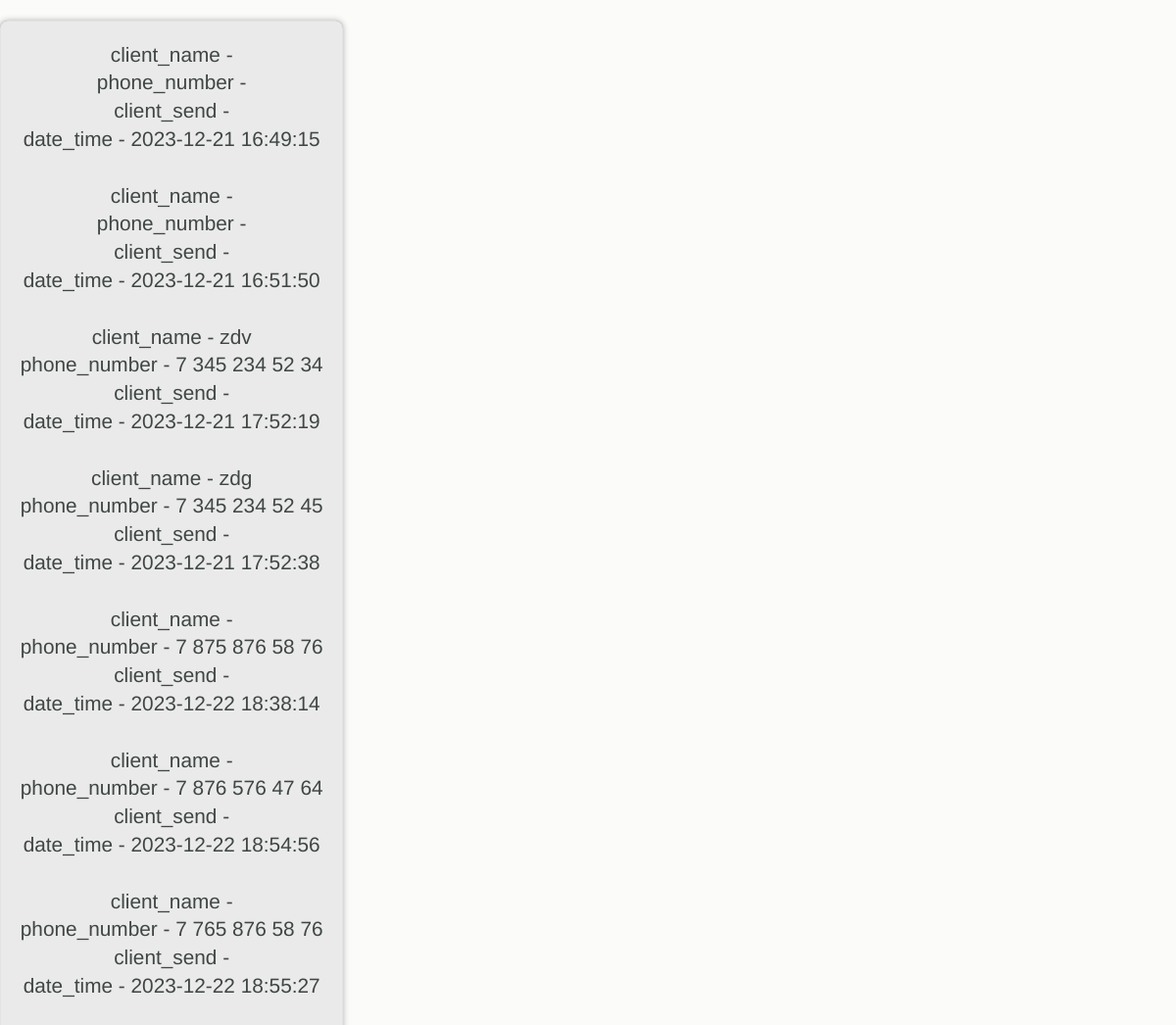
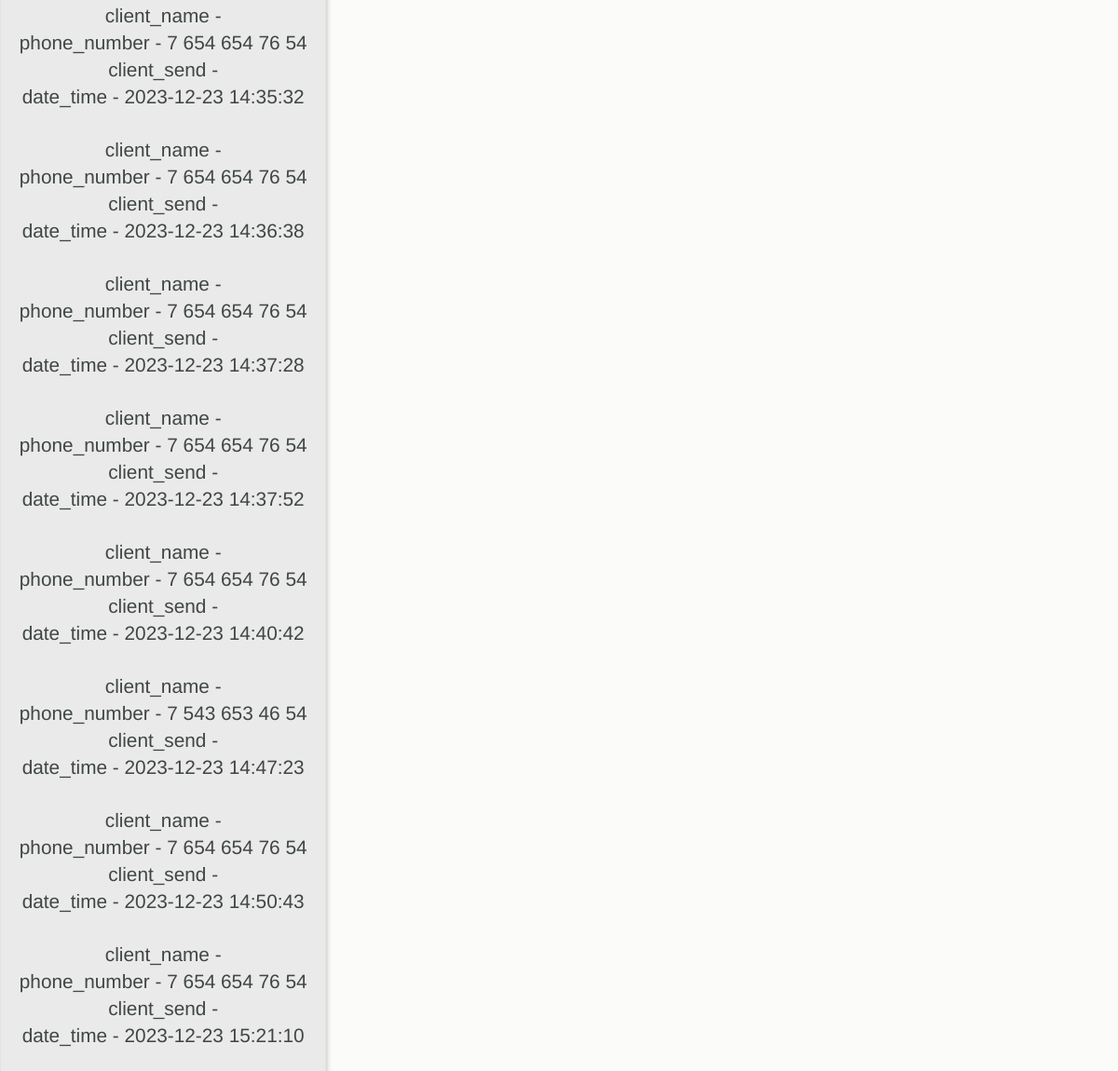
Screenshot of /php_scripts/recall.php with the database file from the repository (2 pictures, top to bottom).
### tables this page shows
CREATE TABLE recall (
                        ID INTEGER PRIMARY KEY AUTOINCREMENT  NOT NULL,
                        client_name VARCHAR( 50 ) default NULL,
                        phone_number VARCHAR( 20 ) NOT NULL,
                        client_send VARCHAR( 300 ) default NULL,
                        date_time DATETIME NOT NULL,
                        recall INTEGER
                      );

### php_scripts/classes_for_work_with_sqlite.php (called while the page is built, shortened)
<?php
class SqliteQuery
{
    private $pdo;
    public function __construct($pdo)
    {
        $this->pdo = $pdo;
    }
    public function getNoRecall()
    {
        $stmt = $this->pdo->query('SELECT client_name, phone_number, client_send, date_time FROM `recall` WHERE (recall = "" OR recall = 0 OR recall IS NULL) ORDER BY date_time ASC');
        $recall = [];
        while ($row = $stmt->fetch(\PDO::FETCH_ASSOC)) {
            $recall[] = [
                'client_name' => $row['client_name'],
                'phone_number' => $row['phone_number'],
                'client_send' => $row['client_send'],
                'date_time' => $row['date_time'],
            ];
        }
        return $recall;
    }
}

### php_scripts/recall.php (the view, shortened to what this page needs)
<?php
require ROOTDIR . DIRECTORY_SEPARATOR . 'php_scripts' . DIRECTORY_SEPARATOR . 'classes_for_work_with_sqlite.php';
$pdo = (new SqliteConnection())->connect();
$query = new SqliteQuery($pdo);
$res = $query->getNoRecall();
?>
<!DOCTYPE html>
<html lang="ru">
 <head>
   <link rel="stylesheet" href="css/style.css" media="all" >
 </head>
 <body>
   <main class="send_form_message_main flex">
    <div>
      <div class="content">
        <?php
            if ((bool) $res) {
                foreach ($res as $key => $value) {
                  if (is_array($value)) {
                    foreach ($value as $ke => $val) {
                      echo $ke . ' - ' . $val . '<br />';
                    }
                  } else {
                    print_r($value);
                      echo '<br />';
                  }
                  echo '<br />';
                }
            }
?>
      </div>
    </div>
  </main>
</body>
</html>

### css/style.css (style rules this page uses)
:root { --bgcolorsection: #EAEAEA; --bgcolorbutton: #D5D5D5; --bgcolorbuttonactive: #C0C0C0; --color-font: #3F4644; --color-font-active: #000000; --shadowsection: 0 0 6px rgba(0, 0, 0, 0.3), inset 0 0 1px rgba(0, 0, 0, 0.3); --radiusborder: 8px; --base-fontsize: 1.3rem; --base-lineheight: 1.8rem; --buttonborder: 1px solid #adadad; --buttonborderactive: 1px solid #8C8C8C; }
*, *:before, *:after { margin: 0; padding: 0; box-sizing: border-box; -webkit-box-sizing: border-box; -moz-box-sizing: border-box; }
html, body, h1, h2, h3, h4, h5, h6, p, li, ol, ul, pre { margin: 0; padding: 0; }
html, body { height: 100%; width: 100%; }
body { font-family: "Liberation Sans", sans-serif; background-color: #FBFBFA; color: var(--color-font); font-size: var(--base-fontsize); line-height: var(--base-lineheight); margin: 0 auto; }
.flex { display: -webkit-flex; -webkit-flex-flow: row wrap; display: flex; flex-flow: row wrap; justify-content: space-between; align-items: center; }
.content { background-color: var(--bgcolorsection); box-shadow: var(--shadowsection); border-radius: var(--radiusborder); box-sizing: border-box; margin: 1.3rem auto; padding: 1.3rem; width: 100%; scroll-margin-top: 10.3rem; text-align: center; }
@media screen and (max-width: 1440px) { .content { scroll-margin-top: 14.3rem; } }

### rows the page displays
recall: ke "client_name", ke "phone_number", ke "client_send", ke "date_time", date_time "2023-12-21 16:49:15"
recall: ke "client_name", ke "phone_number", ke "client_send", ke "date_time", date_time "2023-12-21 16:51:50"
recall: ke "client_name", client_name "zdv", ke "phone_number", phone_number "7 345 234 52 34", ke "client_send", ke "date_time", date_time "2023-12-21 17:52:19"
recall: ke "client_name", client_name "zdg", ke "phone_number", phone_number "7 345 234 52 45", ke "client_send", ke "date_time", date_time "2023-12-21 17:52:38"
recall: ke "client_name", ke "phone_number", phone_number "7 875 876 58 76", ke "client_send", ke "date_time", date_time "2023-12-22 18:38:14"
recall: ke "client_name", ke "phone_number", phone_number "7 876 576 47 64", ke "client_send", ke "date_time", date_time "2023-12-22 18:54:56"
recall: ke "client_name", ke "phone_number", phone_number "7 765 876 58 76", ke "client_send", ke "date_time", date_time "2023-12-22 18:55:27"
recall: ke "client_name", ke "phone_number", phone_number "7 654 654 76 54", ke "client_send", ke "date_time", date_time "2023-12-23 14:35:32"
recall: ke "client_name", ke "phone_number", phone_number "7 654 654 76 54", ke "client_send", ke "date_time", date_time "2023-12-23 14:36:38"
recall: ke "client_name", ke "phone_number", phone_number "7 654 654 76 54", ke "client_send", ke "date_time", date_time "2023-12-23 14:37:28"
recall: ke "client_name", ke "phone_number", phone_number "7 654 654 76 54", ke "client_send", ke "date_time", date_time "2023-12-23 14:37:52"
recall: ke "client_name", ke "phone_number", phone_number "7 654 654 76 54", ke "client_send", ke "date_time", date_time "2023-12-23 14:40:42"
recall: ke "client_name", ke "phone_number", phone_number "7 543 653 46 54", ke "client_send", ke "date_time", date_time "2023-12-23 14:47:23"
recall: ke "client_name", ke "phone_number", phone_number "7 654 654 76 54", ke "client_send", ke "date_time", date_time "2023-12-23 14:50:43"
recall: ke "client_name", ke "phone_number", phone_number "7 654 654 76 54", ke "client_send", ke "date_time", date_time "2023-12-23 15:21:10"
